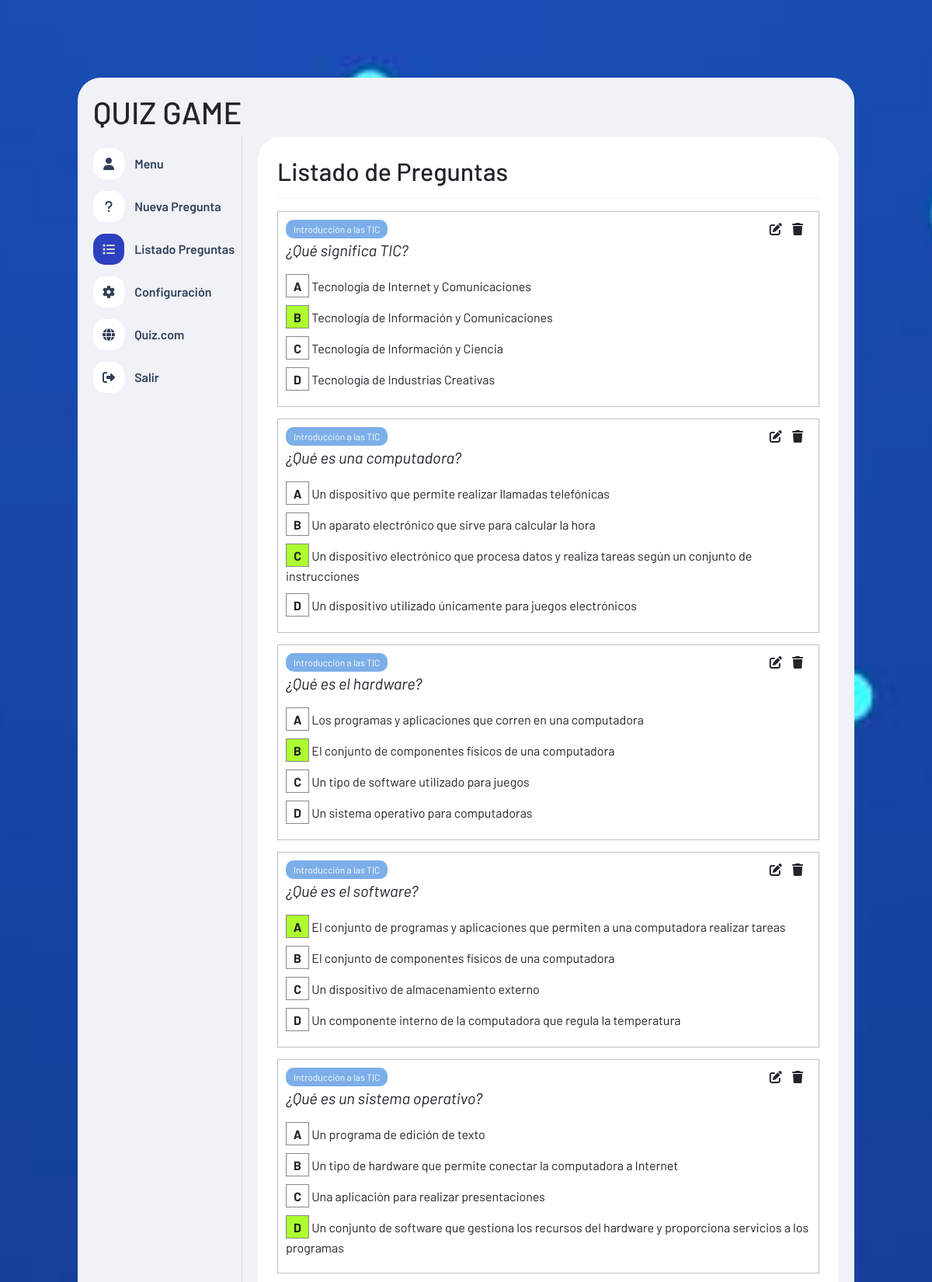
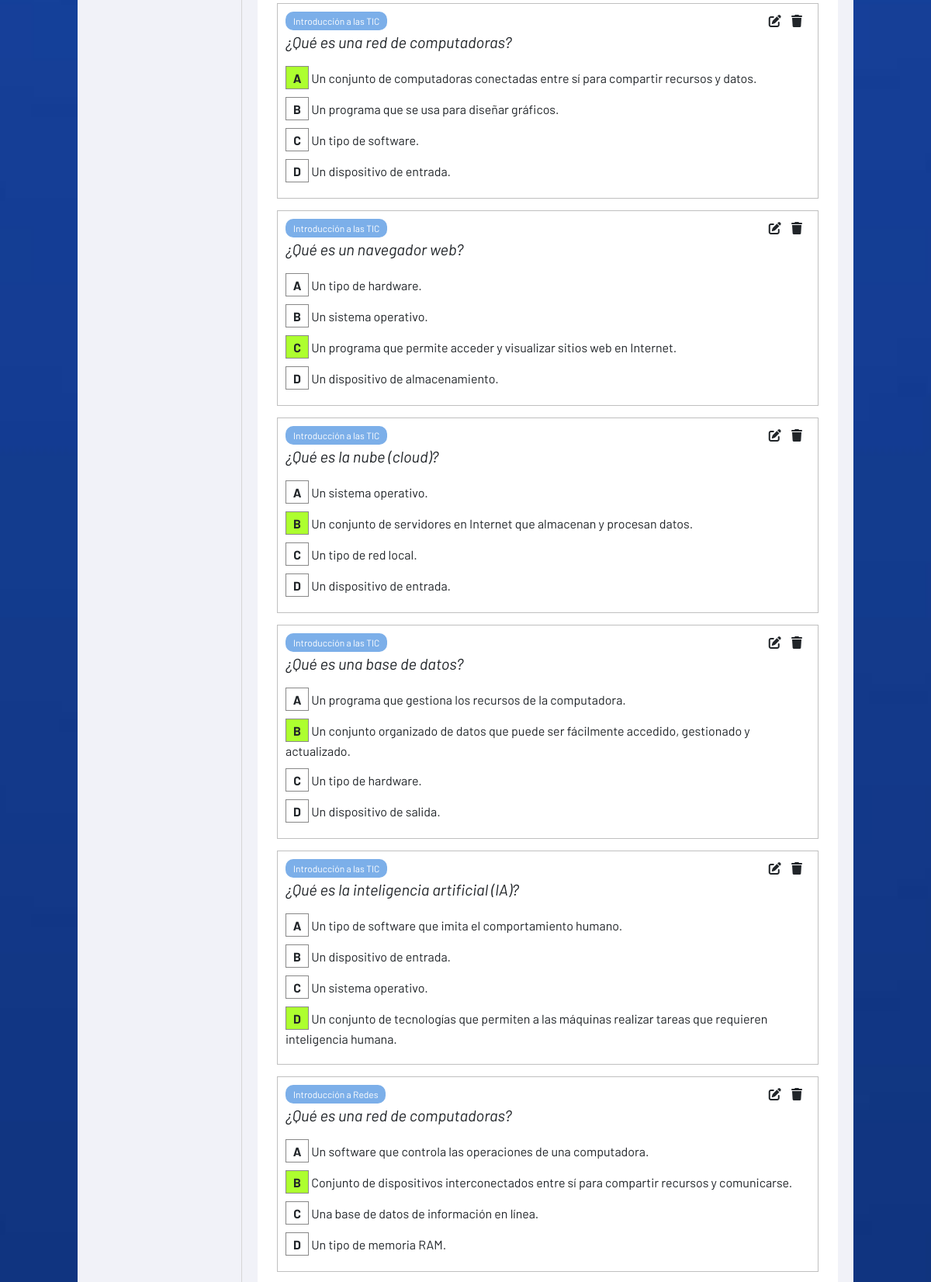
Screenshot of /admin/listadopreguntas.php (signed in, upper part) with the database file from the repository (2 pictures, top to bottom).
### tables this page shows
CREATE TABLE `preguntas` (
  `id` int(11) primary key auto_increment NOT NULL,
  `tema` int(11) NOT NULL,
  `pregunta` text NOT NULL,
  `opcion_a` text NOT NULL,
  `opcion_b` text NOT NULL,
  `opcion_c` text NOT NULL,
  `opcion_d` text NOT NULL,
  `correcta` varchar(1) NOT NULL
);

CREATE TABLE `temas` (
  `id` int(11) primary key auto_increment NOT NULL,
  `nombre` varchar(100) NOT NULL
);

### admin/funciones.php (called while the page is built, shortened)
<?php
function obtenerNombreTema($id){
    include("conexion.php");
    $query = "SELECT * FROM temas WHERE id = '$id'";
    $result = mysqli_query($conn, $query);
    $tema = mysqli_fetch_array($result);
    return $tema['nombre'];
}
function obetenerTodasLasPreguntas()
{
    include("conexion.php");
    $query = "SELECT * FROM preguntas";
    $result = mysqli_query($conn, $query);
    return $result;
}

### admin/listadopreguntas.php (the view, shortened to what this page needs)
<?php
include("funciones.php");
$resultado_preguntas = obetenerTodasLasPreguntas();
?>
<!DOCTYPE html>
<html lang="es">
<head>
    <link rel="stylesheet" href="https://cdnjs.cloudflare.com/ajax/libs/font-awesome/6.1.1/css/all.min.css"/>
    <link href="https://cdn.jsdelivr.net/npm/bootstrap@5.3.3/dist/css/bootstrap.min.css" rel="stylesheet">
    <link rel="stylesheet" href="estilo.css">
</head>
<body>
    <div class="contenedor">
        <header>
            <h1>QUIZ GAME</h1>
        </header>
        <div class="contenedor-info">
            <?php include("nav.php") ?>
            <div class="panel">
                <h2>Listado de Preguntas</h2>
                <hr>
                <section id="listadoPreguntas">
                <?php while ($row = mysqli_fetch_assoc($resultado_preguntas)) : ?>
                    <div class="contenedor-pregunta">
                        <header>
                            <span class="tema"><?php echo obtenerNombreTema($row['tema'])?></span>
                            <div class="opciones">
                                <i class="fa-solid fa-pen-to-square" onclick="editarPregunta(<?php echo $row['id']?>)"></i>
                                <i class="fa-solid fa-trash" onclick="abrirModalEliminar(<?php echo $row['id']?>)"></i>
                            </div>
                        </header>
                        <p class="pregunta"><?php echo $row['pregunta']?></p>
                        <div class="opcion">
                            <div class="caja <?php if($row['correcta']=='A'){ echo 'pintarVerde';}?>">
                                A
                            </div>
                            <span class="texto"><?php echo $row['opcion_a']?></span>
                        </div>
                        <div class="opcion">
                            <span class="caja <?php if($row['correcta']=='B'){ echo 'pintarVerde';}?>">B</span>
                            <span class="texto"><?php echo $row['opcion_b']?></span>
                        </div>
                        <div class="opcion">
                            <span class="caja <?php if($row['correcta']=='C'){ echo 'pintarVerde';}?>">C</span>
                            <span class="texto"><?php echo $row['opcion_c']?></span>
                        </div>
                        <div class="opcion">
                            <span class="caja <?php if($row['correcta']=='D'){ echo 'pintarVerde';}?>">D</span>
                            <span class="texto"><?php echo $row['opcion_d']?></span>
                        </div>
                    </div>
                <?php endwhile ?>
                </section>
            </div>
        </div>
    </div>
</body>
</html>

### admin/nav.php
<nav class="nav" id="nav">
    <ul>
        <li>
            <a href="index.php">
                <div class="icono" id="0">
                    <i class="fa-solid fa-user"></i>
                </div>
                Menu
            </a>
        </li>
        <li>
            <a href="nuevapregunta.php">
                <div class="icono" id="1">
                    <i class="fa-solid fa-question"></i>
                </div>
                Nueva Pregunta
            </a>
        </li>
        <li>
            <a href="listadopreguntas.php">
                <div class="icono" id="2">
                    <i class="fa-solid fa-list"></i>
                </div>
                Listado Preguntas
            </a>
        </li>
        <li>
            <a href="configuracion.php">
                <div class="icono" id="3">
                    <i class="fa-solid fa-gear"></i>
                </div>
                Configuración
            </a>
        </li>
        <li>
            <a href="../crear_equipo.php" target="_blank">
                <div class="icono" id="4">
                    <i class="fa-solid fa-globe"></i>
                </div>
                Quiz.com
            </a>
        </li>
        <li>
            <a href="cerrar-sesion.php">
                <div class="icono" id="5">
                    <i class="fa-solid fa-right-from-bracket"></i>
                </div>
                Salir
            </a>
        </li>
    </ul>
</nav>

### admin/estilo.css (style rules this page uses)
* { box-sizing: border-box; font-family: 'Barlow'; }
body { margin: 0; height: 100vh; background: url(../img/fondo_2.jpg); background-attachment: fixed; background-size: cover; background-repeat: no-repeat; background-position: center center; padding: 100px 10px 0 10px; }
.pintarVerde { background-color: greenyellow; }
hr { border: none; border-bottom: 1px solid #d6d6d6; }
.contenedor { max-width: 1000px; width: 100%; margin: auto; background-color: #f1f2f8; padding: 20px; border-radius: 30px; }
.contenedor .contenedor-info { display: flex; }
.contenedor .contenedor-info .nav { width: 250px; border-right: 1px solid #d6d6d6; }
.contenedor .contenedor-info .nav ul { list-style: none; margin: 0; padding: 0; }
.contenedor .contenedor-info .nav ul li { margin: 15px 0; }
.contenedor .contenedor-info .nav ul li .icono { display: inline-block; width: 40px; height: 40px; background-color: #fff; color: #314056; border-radius: 15px; text-align: center; margin-right: 10px; }
.contenedor .contenedor-info .nav ul li .icono i { line-height: 40px; }
.contenedor .contenedor-info .nav ul li a { text-decoration: none; color: #31415a; font-size: 16px; font-weight: 600; }
.contenedor .contenedor-info .nav ul li .selected { background-color: #2d40bf; color: #d6d6d6; }
.contenedor .contenedor-info .panel { background-color: #fff; width: 100%; border-radius: 30px; margin-left: 20px; padding: 25px; }
#listadoPreguntas .contenedor-pregunta { border: 1px solid #c0c0c0; padding: 10px; margin-bottom: 15px; }
#listadoPreguntas .contenedor-pregunta header { display: flex; justify-content: space-between; }
#listadoPreguntas .contenedor-pregunta header .tema { display: block; background: #7cafe9; color: #fff; font-size: 12px; padding: 3px 10px; border-radius: 10px; }
#listadoPreguntas .contenedor-pregunta header .opciones i { display: inline-block; margin-right: 10px; cursor: pointer; }
#listadoPreguntas .contenedor-pregunta .pregunta { font-size: 20px; font-style: italic; }
#listadoPreguntas .contenedor-pregunta .opcion { margin-bottom: 10px; }
#listadoPreguntas .contenedor-pregunta .caja { display: inline-block; text-align: center; line-height: 30px; width: 30px; height: 30px; border: 1px solid #888; font-weight: bold; }

### rows the page displays
preguntas: tema.nombre "Introducción a las TIC", pregunta "¿Qué significa TIC?", opcion_a "Tecnología de Internet y Comunicaciones", opcion_b "Tecnología de Información y Comunicaciones", opcion_c "Tecnología de Información y Ciencia", opcion_d "Tecnología de Industrias Creativas"
preguntas: tema.nombre "Introducción a las TIC", pregunta "¿Qué es una computadora?", opcion_a "Un dispositivo que permite realizar llamadas telefónicas", opcion_b "Un aparato electrónico que sirve para calcular la hora", opcion_c "Un dispositivo electrónico que procesa datos y realiza tareas según un conjunto de instrucciones", opcion_d "Un dispositivo utilizado únicamente para juegos electrónicos"
preguntas: tema.nombre "Introducción a las TIC", pregunta "¿Qué es el hardware?", opcion_a "Los programas y aplicaciones que corren en una computadora", opcion_b "El conjunto de componentes físicos de una computadora", opcion_c "Un tipo de software utilizado para juegos", opcion_d "Un sistema operativo para computadoras"
preguntas: tema.nombre "Introducción a las TIC", pregunta "¿Qué es el software?", opcion_a "El conjunto de programas y aplicaciones que permiten a una computadora realizar tareas", opcion_b "El conjunto de componentes físicos de una computadora", opcion_c "Un dispositivo de almacenamiento externo", opcion_d "Un componente interno de la computadora que regula la temperatura"
preguntas: tema.nombre "Introducción a las TIC", pregunta "¿Qué es un sistema operativo?", opcion_a "Un programa de edición de texto", opcion_b "Un tipo de hardware que permite conectar la computadora a Internet", opcion_c "Una aplicación para realizar presentaciones", opcion_d "Un conjunto de software que gestiona los recursos del hardware y proporciona servicios a los programas"
preguntas: tema.nombre "Introducción a las TIC", pregunta "¿Qué es una red de computadoras?", opcion_a "Un conjunto de computadoras conectadas entre sí para compartir recursos y datos.", opcion_b "Un programa que se usa para diseñar gráficos.", opcion_c "Un tipo de software.", opcion_d "Un dispositivo de entrada."
preguntas: tema.nombre "Introducción a las TIC", pregunta "¿Qué es un navegador web?", opcion_a "Un tipo de hardware.", opcion_b "Un sistema operativo.", opcion_c "Un programa que permite acceder y visualizar sitios web en Internet.", opcion_d "Un dispositivo de almacenamiento."
preguntas: tema.nombre "Introducción a las TIC", pregunta "¿Qué es la nube (cloud)?", opcion_a "Un sistema operativo.", opcion_b "Un conjunto de servidores en Internet que almacenan y procesan datos.", opcion_c "Un tipo de red local.", opcion_d "Un dispositivo de entrada."
preguntas: tema.nombre "Introducción a las TIC", pregunta "¿Qué es una base de datos?", opcion_a "Un programa que gestiona los recursos de la computadora.", opcion_b "Un conjunto organizado de datos que puede ser fácilmente accedido, gestionado y actualizado.", opcion_c "Un tipo de hardware.", opcion_d "Un dispositivo de salida."
preguntas: tema.nombre "Introducción a las TIC", pregunta "¿Qué es la inteligencia artificial (IA)?", opcion_a "Un tipo de software que imita el comportamiento humano.", opcion_b "Un dispositivo de entrada.", opcion_c "Un sistema operativo.", opcion_d "Un conjunto de tecnologías que permiten a las máquinas realizar tareas que requieren inteligencia humana."
preguntas: tema.nombre "Introducción a Redes", pregunta "¿Qué es una red de computadoras?", opcion_a "Un software que controla las operaciones de una computadora.", opcion_b "Conjunto de dispositivos interconectados entre sí para compartir recursos y comunicarse.", opcion_c "Una base de datos de información en línea.", opcion_d "Un tipo de memoria RAM."
